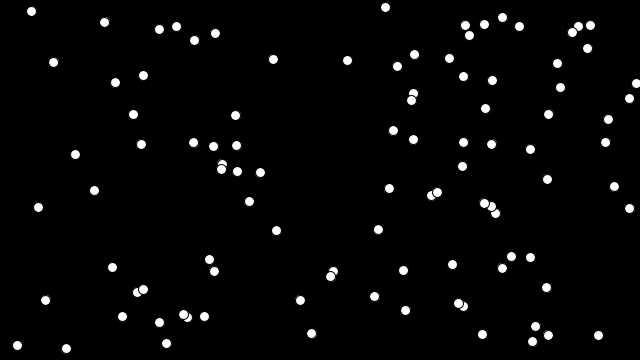
Frame 1 (no input)
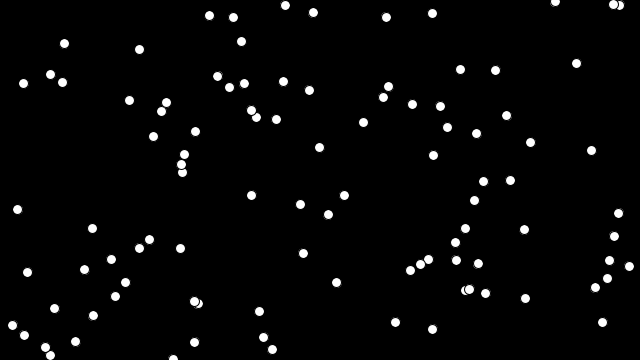
Frame 60 (the mouse pressed at the canvas centre just before this capture)
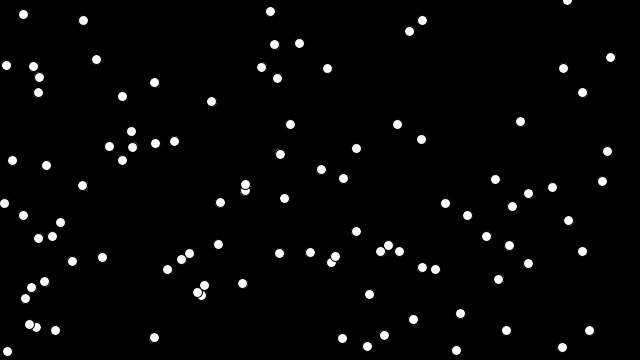
Frame 120 (the mouse held since frame 60 and released just before this capture)

The Processing sketch that drew these frames (run headless with seeded random() and noise(); from frame 60 on, the mouse is pressed at the canvas centre):

// Processing sketch: bouncing_ball
// ── bouncing_ball.pde
ball[] balls;

void setup(){
  size(640,360);
  background(0);
  balls=new ball[100];
  for(int i=0;i<balls.length;i+=1){
    balls[i]=new ball(random(width),random(height),balls);
  }
}
void draw(){
  background(0);
  for(int i=0;i<balls.length;i+=1){
    balls[i].display();
    balls[i].move();
    balls[i].bounded();
    balls[i].touch();
  }
 
}

// ── ball.pde
class ball{
  float x;
  float y;
  float vx;
  float vy;
  ball[] other;
  ball(float ranx,float rany,ball[] oin){
    
    x=ranx;
    
    y=rany;
    
    vx=random(-5,5);
   
    vy=random(-5,5);
    
    other=oin;
  }
  
  
  void display(){
    
    circle(x,y,10);
  }
  
  void move(){
   
    x+=vx;
    y+=vy;
  }
  void touch(){
    for(int i=0;i<balls.length;i+=1){
    
      float dx=(x-other[i].x);
      float dy=y-other[i].y;
      float cvx;
      float cvy;
      float dr=sqrt(dx*dx+dy*dy);
      if(abs(dr)<10){
        float theda=atan(dy/dx);
        cvx=vx;
        vx=other[i].vx;//*cos(theda);
        other[i].vx=cvx;//*cos(theda);
        cvy=vy;
        vy=other[i].vy;//*sin(theda);
        other[i].vy=cvy;//*sin(theda);
              
        
    }
    }
  
  }
  void bounded(){
    if(x<0){
      x=0;
      vx=-vx;
    }
    if(x>width){
      x=width;
      vx=-vx;
    }
     if(y<0){
      y=0;
      vy=-vy;
    }
    if(y>height){
      y=height;
      vy=-vy;
    }
  }


}
